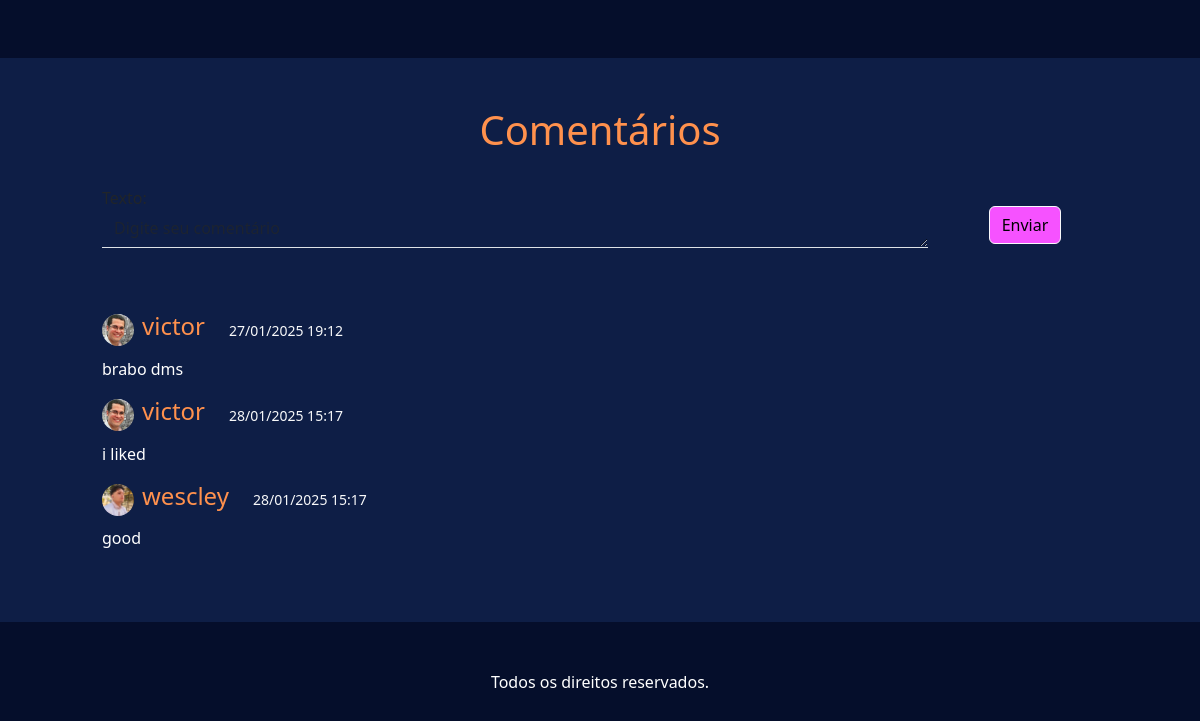
/post/1/ (lower part), run on an earlier commit of the app's database.
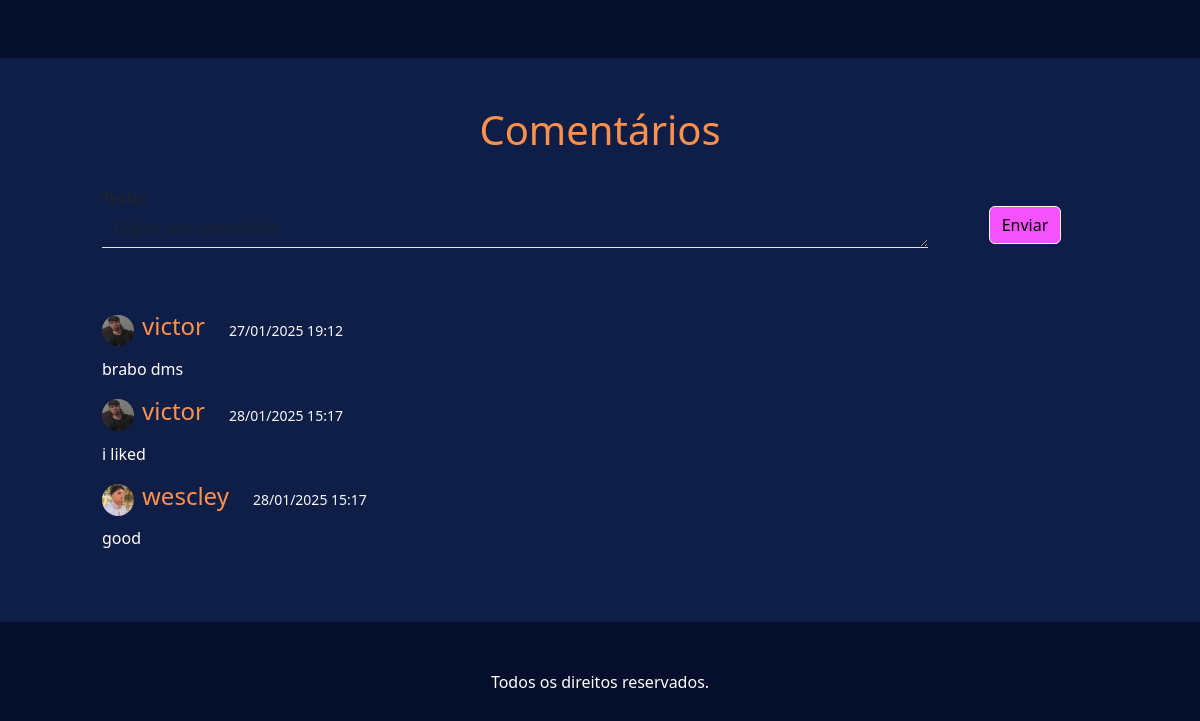
And on a later commit of the database.
### ppi/models.py (models this page shows, shortened)
class Comentario(models.Model):
    usuario = models.ForeignKey(Profile, on_delete=models.CASCADE)
    projeto = models.ForeignKey(Projeto, on_delete=models.CASCADE, related_name="comentarios",null=True)
    texto =  models.TextField(max_length=1000)
    criado_em = models.DateTimeField(auto_now_add=True)

### users/models.py (models this page shows, shortened)
class Profile(models.Model):
    user = models.OneToOneField(User, on_delete=models.CASCADE, related_name="profile")
    avatar = models.ImageField(blank=True, null=True)
    primeiro_nome = models.CharField(max_length=50, blank=True)
    ultimo_sobrenome = models.CharField(max_length=50, blank=True)

class User(AbstractUser):
    vinculo = models.ForeignKey(Vinculo, on_delete=models.CASCADE, null=True, blank=True)
    curso = models.ForeignKey(Curso, on_delete=models.CASCADE, null=True)

### ppi/views.py (the view)
# urls.py: path("post/<int:id>/", views.post, name = "post"),
def post(request, id):
    projeto = get_object_or_404(Projeto, id=id)
    comentarios = projeto.comentarios.all()
    if request.method == "POST":
        form = ComentarioForm(request.POST)
        if form.is_valid():
            comentario = form.save(commit=False)
            comentario.usuario = request.user.profile
            comentario.projeto = projeto
            comentario.save()
            return redirect('post', id=projeto.id)
    else:
        form = ComentarioForm()
    context = {
        'projeto': projeto,
        'comentarios': comentarios,
        'form': form
    }
    return render(request, "post.html", context)

### ppi/forms.py
class ComentarioForm(forms.ModelForm):
    class Meta:
        model = Comentario
        fields = ['texto']
    def __init__(self, *args, **kwargs):
        super().__init__(*args, **kwargs)
        self.fields['texto'].widget.attrs.update({
            'class': 'form-control mb-2 bg-transparent border-0 rounded-0 border-bottom text-white',
            'placeholder': 'Digite seu comentário',
            'rows': '1',
            'required': 'true'
        })

### ppi/context_processors.py (called while the page is built)
def cursos(request):
    return {
        "cursos" : Curso.objects.all,
    }

### ppi/templates/post.html (shortened to what this page needs)
{% extends "base.html" %}
{% load static %}
{% block conteudo %}
<div class="container-fluid py-5">
    <div class="container container">
        <div class="d-flex flex-wrap justify-content-evenly align-items-center py-2">
        </div>
    </div>
</div>
<div class="container-fluid blueback py-5">
    <div class="container custom-container">
        <h1 class="laranja text-center">Comentários</h1>
        <div class="py-2 mt-4">
            <form method="post">
                <div class="row">
                    <div class="col-10">
                        {{form.as_p}}
                    </div>
                    <div class="col-2 d-flex">
                        <button type="submit" class="btn btn-light m-auto fundo-roxinho">Enviar</button>
                    </div>
                </div>
            </form>
            <div class="w-100 pt-5">
                {% for comentario in projeto.comentarios.all %}
                <div class="d-flex align-items-center">
                    <div class="d-flex align-items-center">
                        <img src="
                        {% if comentario.usuario.avatar %}
                            {{comentario.usuario.avatar.url}} {% else %} {% static 'imgs/usericn.jpg' %}
                        {% endif %}" class="rounded-circle"
                        style="max-width: 2rem;" alt="{{comentario.usuario.user.username}}">
                        <h4 class="laranja ms-2">
                            {{ comentario.usuario.user.username }}
                        </h4>
                    </div>
                    <small class="text-light ms-4 fw-light">
                        {{ comentario.criado_em|date:"d/m/Y H:i" }}
                    </small>
                </div>
                <p class="mt-2 mb-3 text-white">
                    {{ comentario.texto }}
                </p>
                {% empty %}
                    <p class="text-white">
                        Sem comentários ainda.
                    </p>
                {% endfor %}
            </div>
        </div>
    </div>
</div>
{% endblock conteudo %}

What changed in the data, as far as the page shows it:
changed through a linked row, Comentario "brabo dms": usuario.avatar: a different picture
changed through a linked row, Comentario "i liked": usuario.avatar: a different picture
